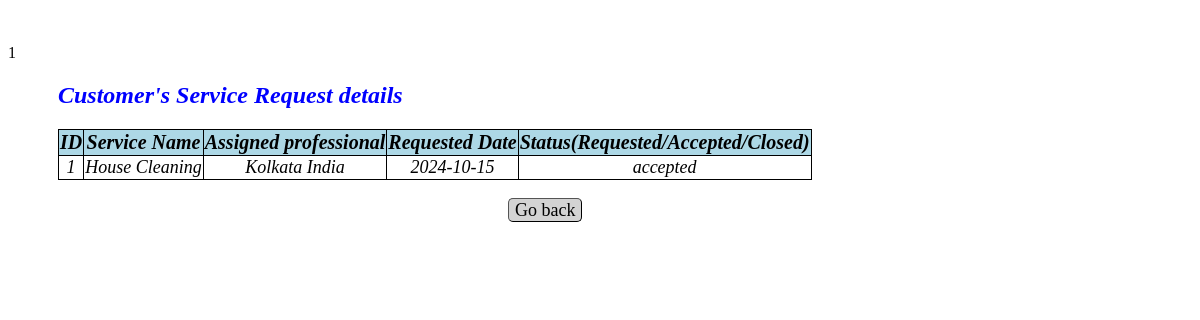
/viewcustomerservicerequests/1, run on the app's committed database.
### app.py (models this page shows)
class Customer_Service_Request(db.Model):
    __tablename__="customer_service_request"
    id=db.Column(db.Integer,primary_key=True)
    service_id=db.Column(db.Integer,db.ForeignKey(Service_Info.id),nullable=False)
    customer_id=db.Column(db.Integer,db.ForeignKey(User_Info.id),nullable=False)
    professional_id=db.Column(db.Integer,db.ForeignKey(User_Info.id),nullable=False)
    date_of_request=db.Column(db.String,nullable=False)
    date_of_completion=db.Column(db.String,nullable=False)
    service_status=db.Column(db.String,nullable=False)
    remarks=db.Column(db.String)
    location=db.Column(db.String,nullable=False)
    ratings=db.Column(db.String,nullable=False)

class Service_Info(db.Model):
    __tablename__="service_info"
    id=db.Column(db.Integer,primary_key=True)
    servicename=db.Column(db.String,nullable=False)
    description=db.Column(db.String,nullable=False)
    baseprice=db.Column(db.Integer,nullable=False)
    time_required=db.Column(db.String,nullable=False)
    service_type=db.Column(db.String,nullable=False)
    city=db.Column(db.String,nullable=False)

class User_Info(db.Model):
    __tablename__="user_info"
    id=db.Column(db.Integer,primary_key=True)
    email=db.Column(db.String,nullable=False)
    full_name=db.Column(db.String,nullable=False)
    user_name=db.Column(db.String,unique=True,nullable=False)
    service_name=db.Column(db.String,nullable=False)
    experience=db.Column(db.Integer,nullable=False)
    pwd=db.Column(db.String,nullable=False)
    add=db.Column(db.String,nullable=True)
    pincode=db.Column(db.String,nullable=False)
    role=db.Column(db.Integer,nullable=False,default=1)
    status=db.Column(db.String,unique=True)
    location=db.Column(db.String,nullable=False)
    reviews=db.Column(db.String,nullable=False)
    phone_number=db.Column(db.Integer,nullable=False)

### app.py (the view)
@app.route("/viewcustomerservicerequests/<int:id>", methods=["GET"])
def customer_service_requests(id):
    service = Customer_Service_Request.query.filter_by(id=id).first()
    servname=Service_Info.query.all()
    user=User_Info.query.all()
    return render_template("view_customerservicerequests.html",servname=servname,service=service,customer_id=service.customer_id,professional_id=service.professional_id,user=user)

### templates/view_customerservicerequests.html (shortened to what this page needs)
<!DOCTYPE html>
<html lang="en">
<head>
</head>
<body>
    <br><br>
    {{service.id}}
    <h2>Customer's Service Request details</h2>
    <table id="service-table">
        <thead>
            <tr>
                <th>ID</th>
                <th>Service Name</th>
                <th>Assigned professional</th>
                <th>Requested Date</th>
                <th>Status(Requested/Accepted/Closed)</th>
            </tr>
        <tbody>
            {% for usr in user %}
            {% if usr.id==professional_id%}
            {% for srv in servname %}
            {% if srv.id == service.service_id %}
            <tr>
                <td>{{service["id"]}}</td>
                <td>{{srv["servicename"]}}</td>
                <td>{{usr["full_name"]}}</td>
                <td>{{service["date_of_request"]}}</td>
                <td>{{service["service_status"]}}</td>
            </tr>
            {% endif %}
            {% endfor %}
            {% endif %}
            {% endfor %}
        </tbody>
        </thead>
    </table>
    <a class="button" href="/admindashboard">Go back</a>
</body>
</html>

### templates/view_customerservicerequests.html (style rules this page uses)
table , td { text-align: center; font-style: italic; width:auto; margin-left: 50px; border-radius: 10px; border-color: blue; border: 1px solid black; border-collapse: collapse ; margin-bottom: 20px; }
th { background-color: lightblue; border: 1px solid black; font-size:20px; }
td { font-size:18px; }
h2 { font-style: italic; margin-left: 50px; color: blue; margin-bottom: 20px; }
a.button { padding: 1px 6px; border: 1px outset buttonborder; border-radius: 5px; color: black; background-color: lightgrey; text-decoration: none; font-size:18px }
a { margin-left: 500px; }

### data on the page
Customer_Service_Request: id "1", date_of_request "2024-10-15", service_status "accepted"
User_Info: full_name "Kolkata India"
Service_Info: servicename "House Cleaning"
